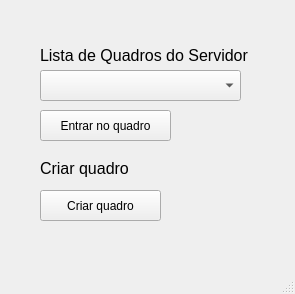
<?xml version="1.0" encoding="UTF-8"?>
<ui version="4.0">
 <class>MainWindow</class>
 <widget class="QMainWindow" name="MainWindow">
  <property name="geometry">
   <rect>
    <x>0</x>
    <y>0</y>
    <width>295</width>
    <height>294</height>
   </rect>
  </property>
  <property name="windowTitle">
   <string>MainWindow</string>
  </property>
  <widget class="QWidget" name="centralwidget">
   <widget class="QComboBox" name="boardsList">
    <property name="geometry">
     <rect>
      <x>40</x>
      <y>70</y>
      <width>201</width>
      <height>31</height>
     </rect>
    </property>
   </widget>
   <widget class="QLabel" name="label">
    <property name="geometry">
     <rect>
      <x>40</x>
      <y>40</y>
      <width>231</width>
      <height>31</height>
     </rect>
    </property>
    <property name="font">
     <font>
      <pointsize>12</pointsize>
     </font>
    </property>
    <property name="text">
     <string>Lista de Quadros do Servidor</string>
    </property>
   </widget>
   <widget class="QLabel" name="label_2">
    <property name="geometry">
     <rect>
      <x>40</x>
      <y>160</y>
      <width>231</width>
      <height>17</height>
     </rect>
    </property>
    <property name="font">
     <font>
      <pointsize>12</pointsize>
     </font>
    </property>
    <property name="text">
     <string>Criar quadro</string>
    </property>
   </widget>
   <widget class="QPushButton" name="boardSelect">
    <property name="geometry">
     <rect>
      <x>40</x>
      <y>110</y>
      <width>131</width>
      <height>31</height>
     </rect>
    </property>
    <property name="text">
     <string>Entrar no quadro</string>
    </property>
   </widget>
   <widget class="QPushButton" name="boardCreate">
    <property name="geometry">
     <rect>
      <x>40</x>
      <y>190</y>
      <width>121</width>
      <height>31</height>
     </rect>
    </property>
    <property name="text">
     <string>Criar quadro</string>
    </property>
   </widget>
  </widget>
  <widget class="QMenuBar" name="menubar">
   <property name="geometry">
    <rect>
     <x>0</x>
     <y>0</y>
     <width>295</width>
     <height>22</height>
    </rect>
   </property>
  </widget>
  <widget class="QStatusBar" name="statusbar"/>
 </widget>
 <resources/>
 <connections/>
</ui>
